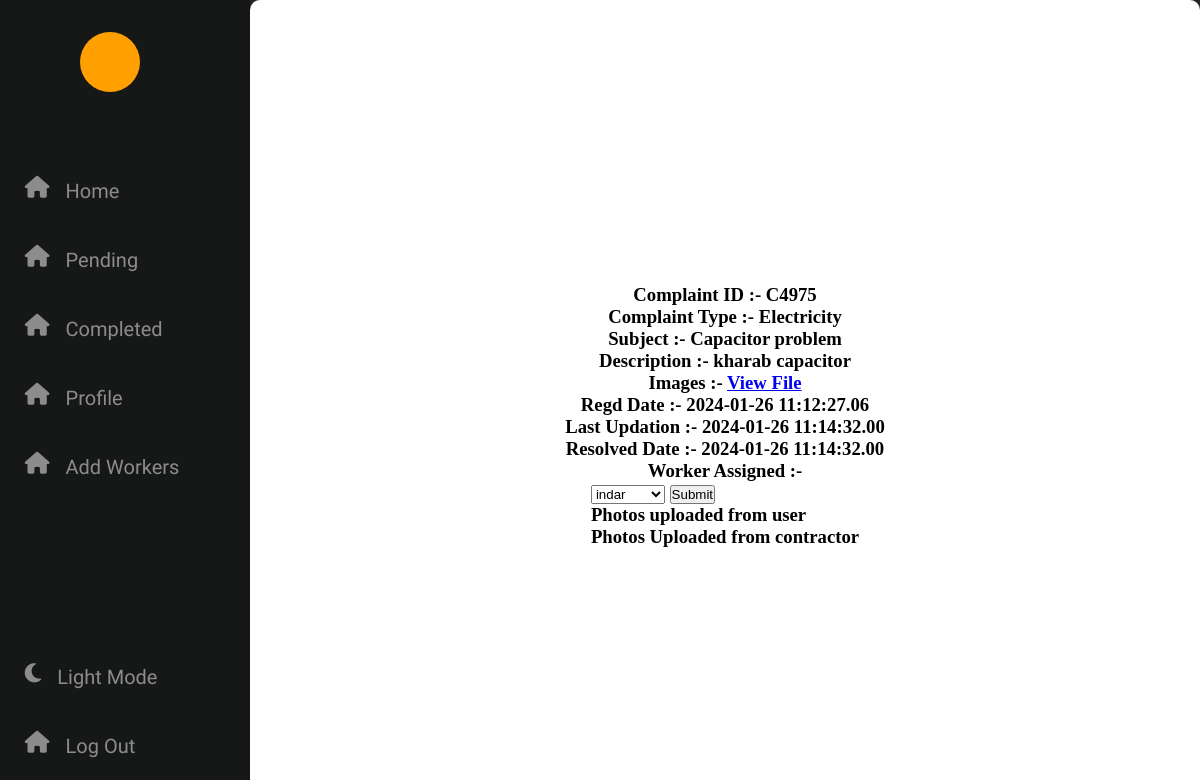
The page /php/assignWorker.php?id=C4975 on the database as committed earlier.
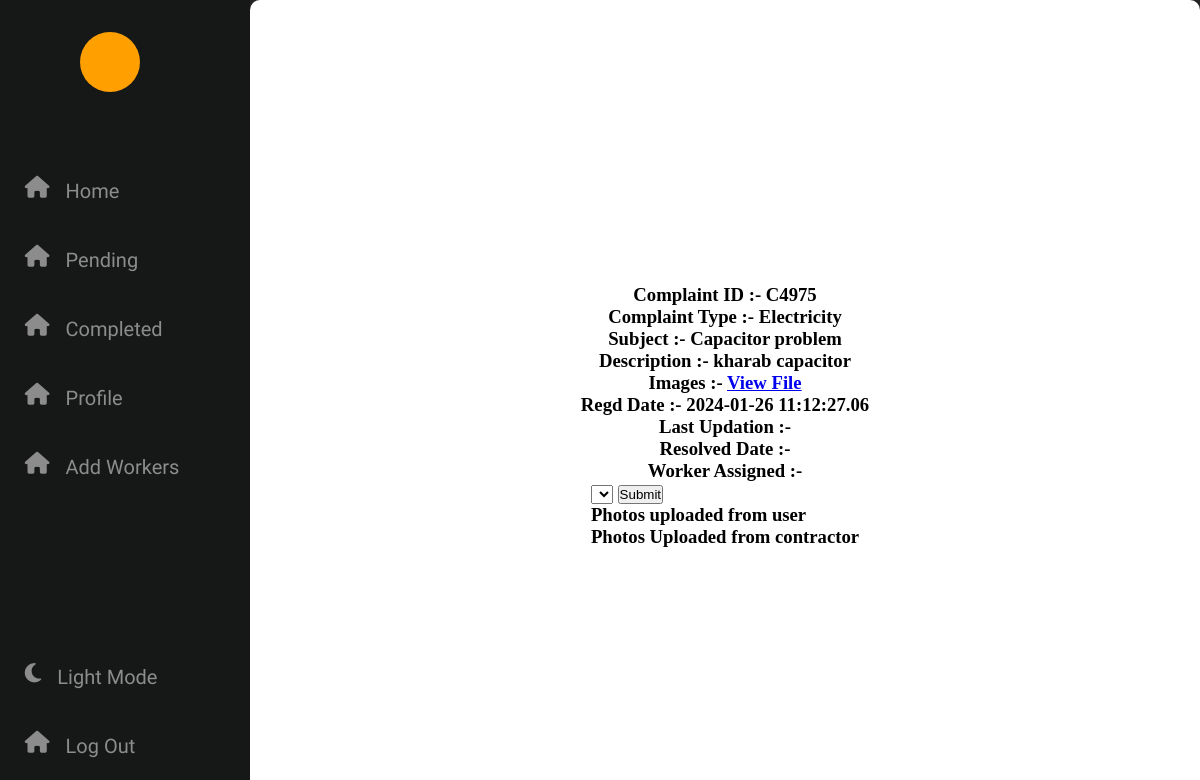
The same page on the database as committed later.
### tables this page shows
CREATE TABLE `complaints` (
  `username` varchar(50) NOT NULL,
  `complaint_id` varchar(10) NOT NULL,
  `complaint_type` varchar(20) NOT NULL,
  `subject` varchar(50) NOT NULL,
  `description` text NOT NULL,
  `folder` varchar(300) NOT NULL,
  `time` datetime(2) NOT NULL DEFAULT current_timestamp(2),
  `resolved_time` datetime(2) DEFAULT NULL,
  `last_updation` datetime(2) DEFAULT NULL,
  `worker_assigned` varchar(50) DEFAULT NULL
);

### php/assignWorker.php (the view, shortened to what this page needs)
<html lang="en" dir="ltr">
  <head>
    <link rel="stylesheet" href="https://cdnjs.cloudflare.com/ajax/libs/font-awesome/6.5.1/css/all.min.css" />
   </head>
<body>
<div class="nav">
<div class="icon">
</div>
<div class="nav-content">
    <div>
        <i class="fa-solid fa-house"></i>
    </div>
    <div>
        <i class="fa-solid fa-house" ></i>
    </div>
    <div>
        <i class="fa-solid fa-house"></i>
    </div>
    <div>
        <i class="fa-solid fa-house" ></i>
    </div>
    <div>
        <i class="fa-solid fa-house" ></i>
    </div>
</div>
<div class="nav-content-down">
    <div onclick="toggle()" >
        <i class="fa-solid fa-moon" ></i>
    </div>
    <div>
        <i class="fa-solid fa-house"></i>
    </div>
</div>
</div>
<div class="content">
            <div class="complaintInfo">
                <?php
                    include 'config.php' ;
                    $complaint_id = $_GET['id'];
                    $sql = "select * from complaints where complaint_id = '$complaint_id'";
                    $result = $conn->query($sql);
                    if ($result->num_rows > 0) {
                        while ($row = $result->fetch_assoc()) {
                    ?>
                    <h3>Complaint ID :- <?php  echo $row["complaint_id"];?><h3>
                    <h3>Complaint Type :- <?php  echo $row["complaint_type"];?><h3>
                    <h3>Subject :- <?php  echo $row["subject"];?><h3>
                    <h3>Description :- <?php  echo $row["description"];?><h3>
                    <h3>Images :- <a href = "<?php echo $row["folder"]?> " target="blank">View File</a><h3>
                    <h3>Regd Date :- <?php  echo $row["time"];?><h3>
                    <h3>Last Updation :- <?php  echo $row["last_updation"];?><h3>
                    <h3>Resolved Date :- <?php  echo $row["resolved_time"];?><h3>
                    <h3>Worker Assigned :- <?php  echo $row["worker_assigned"];?><h3>
                    <?php
                        $complaint_type = $row["complaint_type"];
                        }
                    }
                    ?>
            <div class="assignworker">
                <form action="<?php echo $_SERVER['PHP_SELF']. '?id=' . $complaint_id ;  ?>" method="post">
                    <select name="worker_assigned" id="worker_assigned">
                        <?php
                        $sql2 = "select * from worker where work_area = '$complaint_type'";
                        $result2 = $conn->query($sql2);
                        if ($result2->num_rows > 0) {
                            while ($row2 = $result2->fetch_assoc()) {
                                ?>
                                <option value="<?php echo $row2["username"]; ?>"><?php echo $row2["username"]; ?></option>
                                <?php
                            }
                        }
                        ?>
                    </select>
                    <input type="submit" name = "save" >
                </form>
            </div>
                <div class="photos1">Photos uploaded from user
                </div>
                <div class="photos2"> Photos Uploaded from contractor </div>
            </div>
</div>
</body>
</html>

Rows that differ between the two databases and show on the page:
changed complaints "Electricity": last_updation "2024-01-26 11:14:32.00" → (not shown); resolved_time "2024-01-26 11:14:32.00" → (not shown)
Other text that changed with them:
form field worker_assigned: "indar" → (not shown)
